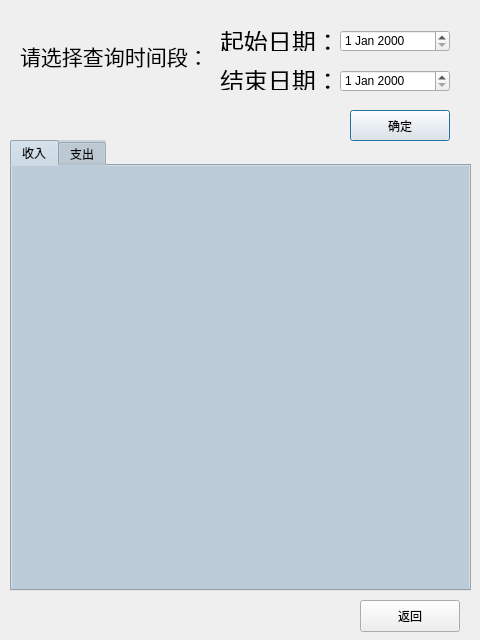
<?xml version="1.0" encoding="UTF-8"?>
<ui version="4.0">
 <class>statistics</class>
 <widget class="QDialog" name="statistics">
  <property name="geometry">
   <rect>
    <x>0</x>
    <y>0</y>
    <width>480</width>
    <height>640</height>
   </rect>
  </property>
  <property name="windowTitle">
   <string>统计界面</string>
  </property>
  <property name="styleSheet">
   <string notr="true">statistics{background-image: url(:/new/myimage/new_icon/Background.jpg);}</string>
  </property>
  <widget class="QPushButton" name="save_date">
   <property name="geometry">
    <rect>
     <x>350</x>
     <y>110</y>
     <width>100</width>
     <height>31</height>
    </rect>
   </property>
   <property name="text">
    <string>确定</string>
   </property>
  </widget>
  <widget class="QDateEdit" name="start_date">
   <property name="geometry">
    <rect>
     <x>340</x>
     <y>30</y>
     <width>110</width>
     <height>22</height>
    </rect>
   </property>
  </widget>
  <widget class="QDateEdit" name="end_date">
   <property name="geometry">
    <rect>
     <x>340</x>
     <y>70</y>
     <width>110</width>
     <height>22</height>
    </rect>
   </property>
  </widget>
  <widget class="QTabWidget" name="tabWidget">
   <property name="geometry">
    <rect>
     <x>10</x>
     <y>140</y>
     <width>461</width>
     <height>451</height>
    </rect>
   </property>
   <property name="styleSheet">
    <string notr="true">background-color: rgba(187, 203, 216,200);
font: 16pt &quot;华文楷体&quot;;</string>
   </property>
   <property name="currentIndex">
    <number>0</number>
   </property>
   <widget class="QWidget" name="tab">
    <attribute name="title">
     <string>收入</string>
    </attribute>
    <widget class="QWidget" name="verticalLayoutWidget">
     <property name="geometry">
      <rect>
       <x>10</x>
       <y>20</y>
       <width>441</width>
       <height>421</height>
      </rect>
     </property>
     <layout class="QVBoxLayout" name="income_layout">
      <item alignment="Qt::AlignHCenter">
       <widget class="QLabel" name="no_income">
        <property name="text">
         <string/>
        </property>
       </widget>
      </item>
     </layout>
    </widget>
   </widget>
   <widget class="QWidget" name="tab_2">
    <attribute name="title">
     <string>支出</string>
    </attribute>
    <widget class="QWidget" name="verticalLayoutWidget_2">
     <property name="geometry">
      <rect>
       <x>10</x>
       <y>20</y>
       <width>441</width>
       <height>421</height>
      </rect>
     </property>
     <layout class="QVBoxLayout" name="outcome_layout">
      <item alignment="Qt::AlignHCenter">
       <widget class="QLabel" name="no_outcome">
        <property name="text">
         <string/>
        </property>
       </widget>
      </item>
     </layout>
    </widget>
   </widget>
  </widget>
  <widget class="QPushButton" name="go_back">
   <property name="geometry">
    <rect>
     <x>360</x>
     <y>600</y>
     <width>100</width>
     <height>32</height>
    </rect>
   </property>
   <property name="text">
    <string>返回</string>
   </property>
  </widget>
  <widget class="QLabel" name="label_choose">
   <property name="geometry">
    <rect>
     <x>20</x>
     <y>40</y>
     <width>201</width>
     <height>31</height>
    </rect>
   </property>
   <property name="font">
    <font>
     <family>华文楷体</family>
     <pointsize>16</pointsize>
    </font>
   </property>
   <property name="text">
    <string>请选择查询时间段：</string>
   </property>
  </widget>
  <widget class="QLabel" name="label_start_date">
   <property name="geometry">
    <rect>
     <x>220</x>
     <y>31</y>
     <width>111</width>
     <height>20</height>
    </rect>
   </property>
   <property name="font">
    <font>
     <family>STKaiti</family>
     <pointsize>18</pointsize>
    </font>
   </property>
   <property name="text">
    <string>起始日期：</string>
   </property>
  </widget>
  <widget class="QLabel" name="label_end_date">
   <property name="geometry">
    <rect>
     <x>220</x>
     <y>70</y>
     <width>111</width>
     <height>20</height>
    </rect>
   </property>
   <property name="font">
    <font>
     <family>STKaiti</family>
     <pointsize>18</pointsize>
    </font>
   </property>
   <property name="text">
    <string>结束日期：</string>
   </property>
  </widget>
 </widget>
 <resources/>
 <connections/>
</ui>
